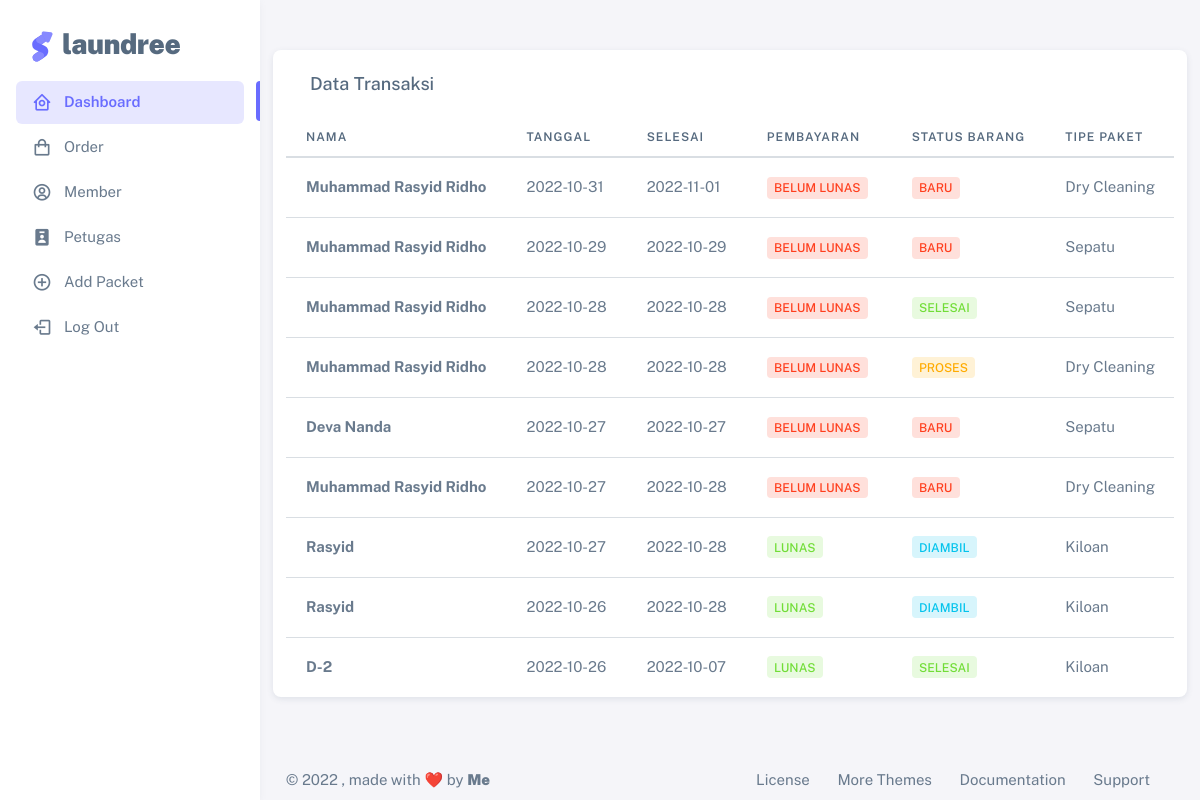
The page / on the database its author committed.
### tables this page shows
CREATE TABLE `transaksi` (
  `id` int(11) NOT NULL,
  `id_member` int(11) NOT NULL,
  `tanggal` date NOT NULL,
  `batas_waktu` date NOT NULL,
  `tanggal_pembayaran` date NOT NULL,
  `status` enum('baru','proses','selesai','diambil') NOT NULL,
  `status_pembayaran` enum('lunas','belum_lunas') NOT NULL,
  `id_petugas` int(11) NOT NULL
);

CREATE TABLE `member` (
  `id` int(11) NOT NULL,
  `nama_member` varchar(100) NOT NULL,
  `gender` enum('Laki-Laki','Perempuan') NOT NULL,
  `username` varchar(100) NOT NULL,
  `password` varchar(50) NOT NULL
);

### html/index.php (the view, shortened to what this page needs)
<!DOCTYPE html>
<html
  lang="en"
  class="light-style layout-menu-fixed"
  dir="ltr"
  data-theme="theme-default"
  data-assets-path="../assets/"
  data-template="vertical-menu-template-free"
>
  <head>
    <link rel="stylesheet" href="../assets/vendor/fonts/boxicons.css" />
    <link rel="stylesheet" href="../assets/vendor/css/core.css" class="template-customizer-core-css" />
    <link rel="stylesheet" href="../assets/vendor/css/theme-default.css" class="template-customizer-theme-css" />
    <link rel="stylesheet" href="../assets/css/demo.css" />
    <link rel="stylesheet" href="../assets/vendor/libs/perfect-scrollbar/perfect-scrollbar.css" />
    <link rel="stylesheet" href="../assets/vendor/libs/apex-charts/apex-charts.css" />
  </head>
  <body>
    <div class="layout-wrapper layout-content-navbar">
      <div class="layout-container">
        <aside id="layout-menu" class="layout-menu menu-vertical menu bg-menu-theme">
          <div class="app-brand demo">
            <a href="index.php" class="app-brand-link">
              <span class="app-brand-logo demo">
              </span>
              <span class="app-brand-text demo menu-text fw-bolder ms-2">Laundree</span>
            </a>
          </div>
          <ul class="menu-inner py-1">
            <li class="menu-item active">
              <a href="index.php" class="menu-link">
                <i class="menu-icon tf-icons bx bx-home-circle"></i>
                <div data-i18n="Analytics">Dashboard</div>
              </a>
            </li>
            <li class="menu-item">
              <a href="order.php" class="menu-link">
                <i class="menu-icon tf-icons bx bx-shopping-bag"></i>
                <div data-i18n="Layouts">Order</div>
              </a>
            </li>
            <li class="menu-item">
              <a href="list-member.php" class="menu-link">
                <i class="menu-icon tf-icons bx bx-user-circle"></i>
                <div data-i18n="Account Settings">Member</div>
              </a>
            </li>
            <li class="menu-item">
              <a href="list-petugas.php" class="menu-link">
                <i class="menu-icon tf-icons bx bxs-user-badge"></i>
                <div data-i18n="Authentications">Petugas</div>
              </a>
            </li>
            <li class="menu-item">
              <a href="tambah-paket.php" class="menu-link">
                <i class="menu-icon tf-icons bx bx-plus-circle"></i>
                <div data-i18n="Authentications">Add Packet</div>
              </a>
            </li>
            <li class="menu-item">
              <a href="../php/logout.php" class="menu-link">
                <i class="menu-icon tf-icons bx bx-log-out"></i>
                <div data-i18n="Authentications">Log Out</div>
              </a>
            </li>
          </ul>
        </aside>
        <div class="layout-page">
          <div class="content-wrapper">
            <div class="container-xxl flex-grow-1 container-p-y">
              <div class="row">
                <div class="card">
                <h5 class="card-header">Data Transaksi</h5>
                <div class="table-responsive text-nowrap">
                  <table class="table">
                    <thead>
                      <tr>
                        <th>Nama</th>
                        <th>Tanggal</th>
                        <th>Selesai</th>
                        <th>Pembayaran</th>
                        <th>Status Barang</th>
                        <th>Tipe Paket</th>
                      </tr>
                    </thead>
                    <tbody class="table-border-bottom-0">
                      <?php
                      include_once("../php/connection.php");
                      $qry_transaction = mysqli_query($conn, "select t.id as t_id, m.nama_member as nama_member, t.tanggal, t.batas_waktu, t.tanggal_pembayaran, t.status, t.status_pembayaran, p.nama_petugas as nama_petugas, pk.nama_paket as paket, pk.harga * d_t.qty as total from transaksi t, detail_transaksi d_t, paket pk, member m, petugas p where t.id_member = m.id and t.id_petugas = p.id and t.id = d_t.id_transaksi and pk.id = d_t.id_paket order by t.tanggal desc");
                      while ($data = mysqli_fetch_array($qry_transaction)) {
                      ?>
                      <tr>
                        <td>
                          <strong><?= $data['nama_member'] ?></strong>
                        </td>
                        <td><?= $data['tanggal'] ?></td>
                        <td><?= $data['batas_waktu'] ?></td>
                        <td>
                          <?php
                          if ($data['status_pembayaran'] == 'lunas') {
                            echo "<span class='badge bg-label-success me-1'>Lunas</span>";
                          } else if ($data['status_pembayaran'] == 'belum_lunas') {
                            echo "<span class='badge bg-label-danger me-1'>Belum Lunas</span>";
                          }
                          ?>
                        </td>
                        <td>
                          <?php
                          if ($data['status'] == 'baru') {
                            echo "<span class='badge bg-label-danger me-1'>Baru</span>";
                          } else if ($data['status'] == 'proses') {
                            echo "<span class='badge bg-label-warning me-1'>Proses</span>";
                          } else if ($data['status'] == 'selesai') {
                            echo "<span class='badge bg-label-success me-1'>Selesai</span>";
                          } else if ($data['status'] == 'diambil') {
                            echo "<span class='badge bg-label-info me-1'>Diambil</span>";
                          }
                          ?>
                        </td>
                        <td>
                          <?php
                          if ($data['paket'] == 'Kiloan') {
                            echo 'Kiloan';
                          } else if ($data['paket'] == 'Dry Cleaning') {
                            echo 'Dry Cleaning';
                          } else  if ($data['paket'] == 'Sepatu') {
                            echo 'Sepatu';
                          } else if ($data['paket'] == 'Tas') {
                            echo 'Tas';
                          }
                          ?>
                        </td>
                      </tr>
                      <?php } ?>
                    </tbody>
                  </table>
                </div>
              </div>
              </div>
            </div>
            <footer class="content-footer footer bg-footer-theme">
              <div class="container-xxl d-flex flex-wrap justify-content-between py-2 flex-md-row flex-column">
                <div class="mb-2 mb-md-0">
                  ©
                  , made with ❤️ by
                  <a href="https://github.com/rasyid15" target="_blank" class="footer-link fw-bolder">Me</a>
                </div>
                <div>
                  <a href="https://themeselection.com/license/" class="footer-link me-4" target="_blank">License</a>
                  <a href="https://themeselection.com/" target="_blank" class="footer-link me-4">More Themes</a>
                  <a
                    href="https://themeselection.com/demo/sneat-bootstrap-html-admin-template/documentation/"
                    target="_blank"
                    class="footer-link me-4"
                    >Documentation</a
                  >
                  <a
                    href="https://github.com/themeselection/sneat-html-admin-template-free/issues"
                    target="_blank"
                    class="footer-link me-4"
                    >Support</a
                  >
                </div>
              </div>
            </footer>
          </div>
        </div>
      </div>
    </div>
  </body>
</html>

### css/demo.css (style rules this page uses)
.menu .app-brand.demo { height: 64px; margin-top: 12px; }
.app-brand-logo.demo svg { width: 22px; height: 38px; }
.app-brand-text.demo { font-size: 1.75rem; letter-spacing: -0.5px; text-transform: lowercase; }

### rows shown on the page
transaksi: id_member.nama_member "Muhammad Rasyid Ridho", tanggal "2022-10-31", batas_waktu "2022-11-01", status_pembayaran "BELUM LUNAS", status "BARU", shows "Dry Cleaning"
transaksi: id_member.nama_member "Muhammad Rasyid Ridho", tanggal "2022-10-29", batas_waktu "2022-10-29", status_pembayaran "BELUM LUNAS", status "BARU", shows "Sepatu"
transaksi: id_member.nama_member "Muhammad Rasyid Ridho", tanggal "2022-10-28", batas_waktu "2022-10-28", status_pembayaran "BELUM LUNAS", status "SELESAI", shows "Sepatu"
transaksi: id_member.nama_member "Muhammad Rasyid Ridho", tanggal "2022-10-28", batas_waktu "2022-10-28", status_pembayaran "BELUM LUNAS", status "PROSES", shows "Dry Cleaning"
transaksi: id_member.nama_member "Deva Nanda", tanggal "2022-10-27", batas_waktu "2022-10-27", status_pembayaran "BELUM LUNAS", status "BARU", shows "Sepatu"
transaksi: id_member.nama_member "Muhammad Rasyid Ridho", tanggal "2022-10-27", batas_waktu "2022-10-28", status_pembayaran "BELUM LUNAS", status "BARU", shows "Dry Cleaning"
transaksi: id_member.nama_member "Rasyid", tanggal "2022-10-27", batas_waktu "2022-10-28", status_pembayaran "LUNAS", status "DIAMBIL", shows "Kiloan"
transaksi: id_member.nama_member "Rasyid", tanggal "2022-10-26", batas_waktu "2022-10-28", status_pembayaran "LUNAS", status "DIAMBIL", shows "Kiloan"
transaksi: id_member.nama_member "D-2", tanggal "2022-10-26", batas_waktu "2022-10-07", status_pembayaran "LUNAS", status "SELESAI", shows "Kiloan"
